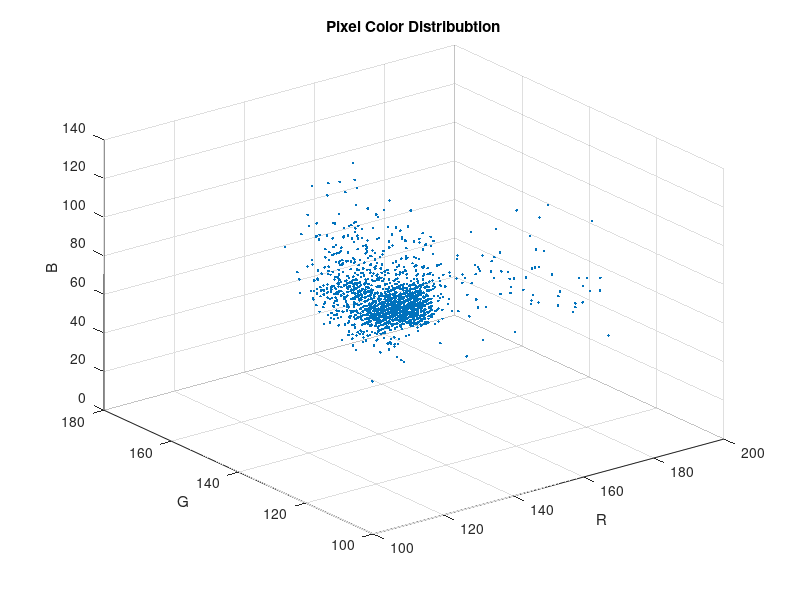
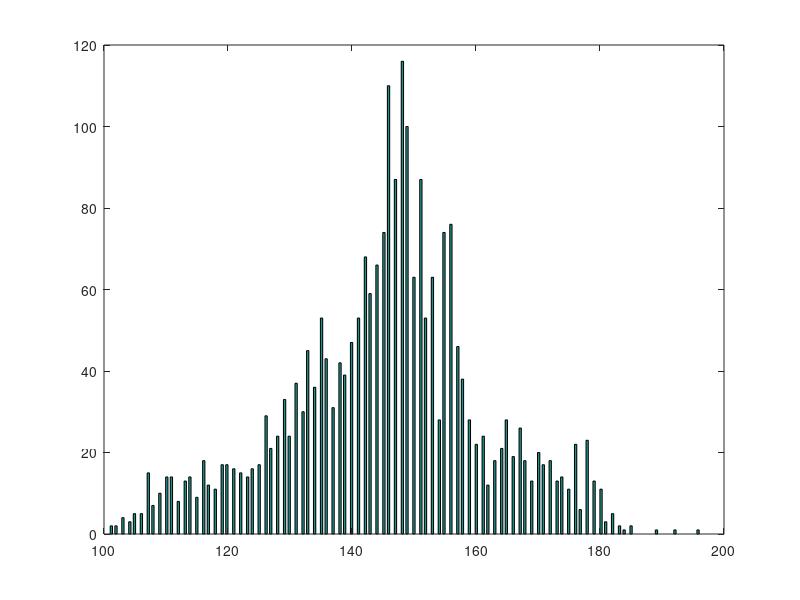
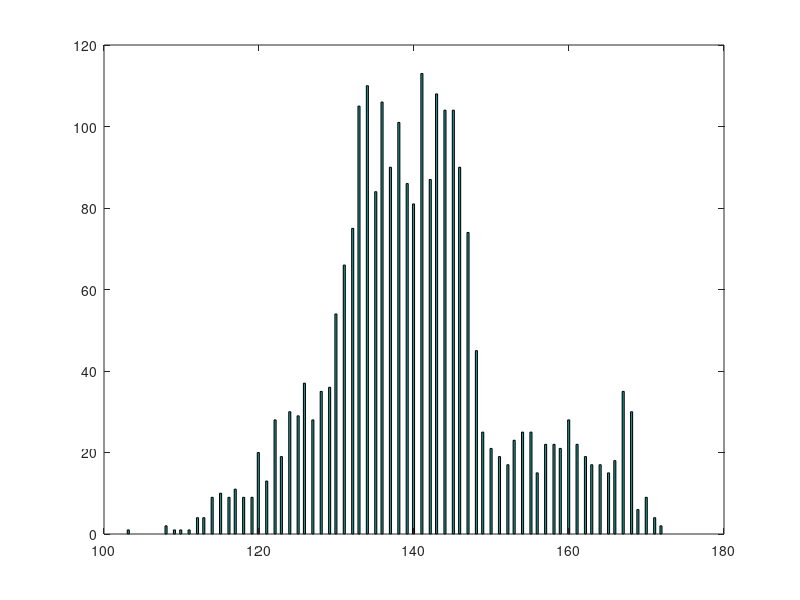
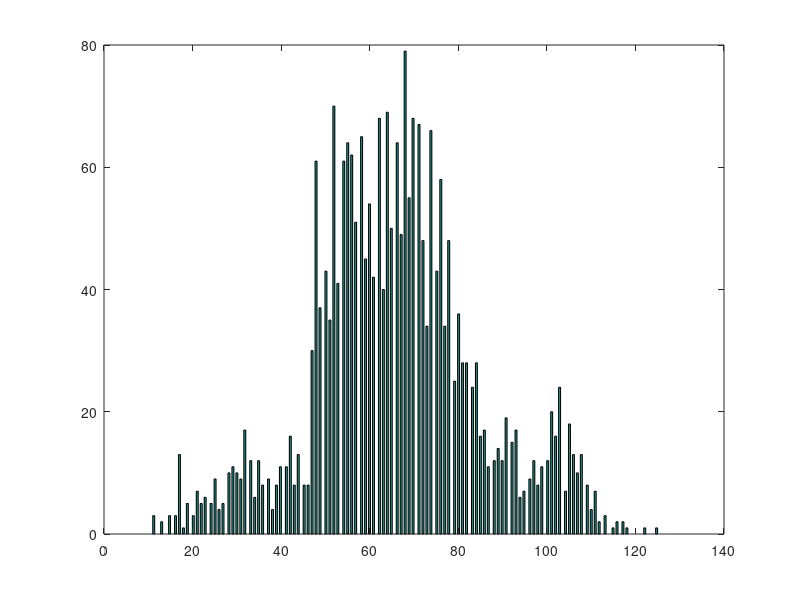

Reproduce these figures in MATLAB, in order.
clear;
close all;

load('Sample_RGB.mat');


Samples = [];

for i=1:5
    % Load image
    image_RGB = [];
    image_RGB(:,:,1)=SamplesPoint{i}{1}{1};
    image_RGB(:,:,2)=SamplesPoint{i}{2}{1};
    image_RGB(:,:,3)=SamplesPoint{i}{3}{1};
    
    I = image_RGB;
    
    % You may consider other color space than RGB
    R = I(:,:,1);
    G = I(:,:,2);
    B = I(:,:,3);
    
    Samples = [Samples; [R G B]];
    
    
%     imshow(I);
%     pause;
    
end

figure, 
scatter3(Samples(:,1),Samples(:,2),Samples(:,3),'.');
title('Pixel Color Distribubtion');
xlabel('R');
ylabel('G');
zlabel('B');

figure,
hist(Samples(:,1),255);
figure,
hist(Samples(:,2),255);
figure,
hist(Samples(:,3),255);


